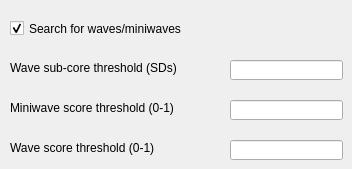
      <widget class="QWidget" name="ap_wave_classification">
       <attribute name="title">
        <string>Wave classification</string>
       </attribute>
       <widget class="QCheckBox" name="ap_wave_classification_checkbox_search">
        <property name="geometry">
         <rect>
          <x>10</x>
          <y>20</y>
          <width>231</width>
          <height>17</height>
         </rect>
        </property>
        <property name="text">
         <string>Search for waves/miniwaves</string>
        </property>
        <property name="checked">
         <bool>true</bool>
        </property>
       </widget>
       <widget class="QLabel" name="label_19">
        <property name="geometry">
         <rect>
          <x>10</x>
          <y>60</y>
          <width>191</width>
          <height>16</height>
         </rect>
        </property>
        <property name="text">
         <string>Wave sub-core threshold (SDs)</string>
        </property>
       </widget>
       <widget class="QLabel" name="label_20">
        <property name="geometry">
         <rect>
          <x>10</x>
          <y>100</y>
          <width>191</width>
          <height>16</height>
         </rect>
        </property>
        <property name="text">
         <string>Miniwave score threshold (0-1)</string>
        </property>
       </widget>
       <widget class="QLabel" name="label_21">
        <property name="geometry">
         <rect>
          <x>10</x>
          <y>140</y>
          <width>201</width>
          <height>16</height>
         </rect>
        </property>
        <property name="text">
         <string>Wave score threshold (0-1)</string>
        </property>
       </widget>
       <widget class="QLineEdit" name="ap_wave_classification_lineEdit_wave_subcore_threshold">
        <property name="geometry">
         <rect>
          <x>230</x>
          <y>60</y>
          <width>113</width>
          <height>20</height>
         </rect>
        </property>
       </widget>
       <widget class="QLineEdit" name="ap_wave_classification_lineEdit_miniwave_score_threshold">
        <property name="geometry">
         <rect>
          <x>230</x>
          <y>100</y>
          <width>113</width>
          <height>20</height>
         </rect>
        </property>
       </widget>
       <widget class="QLineEdit" name="ap_wave_classification_lineEdit_wave_score_threshold">
        <property name="geometry">
         <rect>
          <x>230</x>
          <y>140</y>
          <width>113</width>
          <height>20</height>
         </rect>
        </property>
       </widget>
      </widget>
